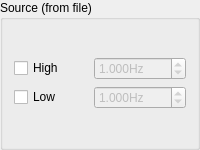
      <widget class="QGroupBox" name="groupSourceFile">
       <property name="sizePolicy">
        <sizepolicy hsizetype="Expanding" vsizetype="Expanding">
         <horstretch>0</horstretch>
         <verstretch>0</verstretch>
        </sizepolicy>
       </property>
       <property name="minimumSize">
        <size>
         <width>150</width>
         <height>150</height>
        </size>
       </property>
       <property name="title">
        <string>Source (from file)</string>
       </property>
       <layout class="QVBoxLayout" name="verticalLayout_5">
        <item>
         <layout class="QGridLayout" name="gridLayout_7">
          <item row="1" column="1">
           <widget class="QDoubleSpinBox" name="spSourceLP">
            <property name="enabled">
             <bool>false</bool>
            </property>
            <property name="sizePolicy">
             <sizepolicy hsizetype="Preferred" vsizetype="Fixed">
              <horstretch>0</horstretch>
              <verstretch>0</verstretch>
             </sizepolicy>
            </property>
            <property name="suffix">
             <string>Hz</string>
            </property>
            <property name="decimals">
             <number>3</number>
            </property>
            <property name="minimum">
             <double>0.001000000000000</double>
            </property>
            <property name="maximum">
             <double>1000.000000000000000</double>
            </property>
            <property name="value">
             <double>1.000000000000000</double>
            </property>
           </widget>
          </item>
          <item row="0" column="1">
           <widget class="QDoubleSpinBox" name="spSourceHP">
            <property name="enabled">
             <bool>false</bool>
            </property>
            <property name="sizePolicy">
             <sizepolicy hsizetype="Preferred" vsizetype="Fixed">
              <horstretch>0</horstretch>
              <verstretch>0</verstretch>
             </sizepolicy>
            </property>
            <property name="suffix">
             <string>Hz</string>
            </property>
            <property name="decimals">
             <number>3</number>
            </property>
            <property name="minimum">
             <double>0.001000000000000</double>
            </property>
            <property name="maximum">
             <double>1000.000000000000000</double>
            </property>
            <property name="value">
             <double>1.000000000000000</double>
            </property>
           </widget>
          </item>
          <item row="1" column="0">
           <widget class="QCheckBox" name="checkSourceLP">
            <property name="sizePolicy">
             <sizepolicy hsizetype="Preferred" vsizetype="Fixed">
              <horstretch>0</horstretch>
              <verstretch>0</verstretch>
             </sizepolicy>
            </property>
            <property name="text">
             <string>Low</string>
            </property>
           </widget>
          </item>
          <item row="0" column="0">
           <widget class="QCheckBox" name="checkSourceHP">
            <property name="sizePolicy">
             <sizepolicy hsizetype="Preferred" vsizetype="Fixed">
              <horstretch>0</horstretch>
              <verstretch>0</verstretch>
             </sizepolicy>
            </property>
            <property name="text">
             <string>High</string>
            </property>
           </widget>
          </item>
         </layout>
        </item>
       </layout>
      </widget>
